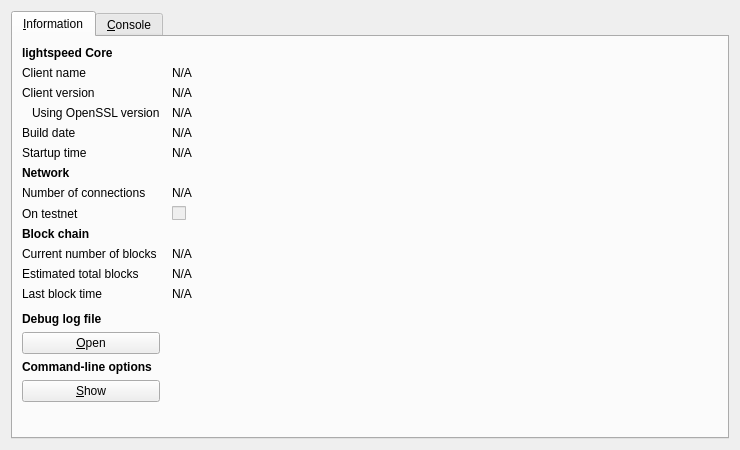
<?xml version="1.0" encoding="UTF-8"?>
<ui version="4.0">
 <class>RPCConsole</class>
 <widget class="QDialog" name="RPCConsole">
  <property name="geometry">
   <rect>
    <x>0</x>
    <y>0</y>
    <width>740</width>
    <height>450</height>
   </rect>
  </property>
  <property name="windowTitle">
   <string>lightspeed - Debug window</string>
  </property>
  <layout class="QVBoxLayout" name="verticalLayout_2">
   <item>
    <widget class="QTabWidget" name="tabWidget">
     <property name="currentIndex">
      <number>0</number>
     </property>
     <widget class="QWidget" name="tab_info">
      <attribute name="title">
       <string>&amp;Information</string>
      </attribute>
      <layout class="QGridLayout" name="gridLayout" columnstretch="0,1">
       <property name="horizontalSpacing">
        <number>12</number>
       </property>
       <item row="0" column="0">
        <widget class="QLabel" name="label_9">
         <property name="font">
          <font>
           <weight>75</weight>
           <bold>true</bold>
          </font>
         </property>
         <property name="text">
          <string>lightspeed Core</string>
         </property>
        </widget>
       </item>
       <item row="1" column="0">
        <widget class="QLabel" name="label_5">
         <property name="text">
          <string>Client name</string>
         </property>
        </widget>
       </item>
       <item row="1" column="1">
        <widget class="QLabel" name="clientName">
         <property name="cursor">
          <cursorShape>IBeamCursor</cursorShape>
         </property>
         <property name="text">
          <string>N/A</string>
         </property>
         <property name="textFormat">
          <enum>Qt::PlainText</enum>
         </property>
         <property name="textInteractionFlags">
          <set>Qt::LinksAccessibleByMouse|Qt::TextSelectableByKeyboard|Qt::TextSelectableByMouse</set>
         </property>
        </widget>
       </item>
       <item row="2" column="0">
        <widget class="QLabel" name="label_6">
         <property name="text">
          <string>Client version</string>
         </property>
        </widget>
       </item>
       <item row="2" column="1">
        <widget class="QLabel" name="clientVersion">
         <property name="cursor">
          <cursorShape>IBeamCursor</cursorShape>
         </property>
         <property name="text">
          <string>N/A</string>
         </property>
         <property name="textFormat">
          <enum>Qt::PlainText</enum>
         </property>
         <property name="textInteractionFlags">
          <set>Qt::LinksAccessibleByMouse|Qt::TextSelectableByKeyboard|Qt::TextSelectableByMouse</set>
         </property>
        </widget>
       </item>
       <item row="3" column="0">
        <widget class="QLabel" name="label_14">
         <property name="text">
          <string>Using OpenSSL version</string>
         </property>
         <property name="indent">
          <number>10</number>
         </property>
        </widget>
       </item>
       <item row="3" column="1">
        <widget class="QLabel" name="openSSLVersion">
         <property name="cursor">
          <cursorShape>IBeamCursor</cursorShape>
         </property>
         <property name="text">
          <string>N/A</string>
         </property>
         <property name="textFormat">
          <enum>Qt::PlainText</enum>
         </property>
         <property name="textInteractionFlags">
          <set>Qt::LinksAccessibleByMouse|Qt::TextSelectableByKeyboard|Qt::TextSelectableByMouse</set>
         </property>
        </widget>
       </item>
       <item row="4" column="0">
        <widget class="QLabel" name="label_12">
         <property name="text">
          <string>Build date</string>
         </property>
        </widget>
       </item>
       <item row="4" column="1">
        <widget class="QLabel" name="buildDate">
         <property name="cursor">
          <cursorShape>IBeamCursor</cursorShape>
         </property>
         <property name="text">
          <string>N/A</string>
         </property>
         <property name="textFormat">
          <enum>Qt::PlainText</enum>
         </property>
         <property name="textInteractionFlags">
          <set>Qt::LinksAccessibleByMouse|Qt::TextSelectableByKeyboard|Qt::TextSelectableByMouse</set>
         </property>
        </widget>
       </item>
       <item row="5" column="0">
        <widget class="QLabel" name="label_13">
         <property name="text">
          <string>Startup time</string>
         </property>
        </widget>
       </item>
       <item row="5" column="1">
        <widget class="QLabel" name="startupTime">
         <property name="cursor">
          <cursorShape>IBeamCursor</cursorShape>
         </property>
         <property name="text">
          <string>N/A</string>
         </property>
         <property name="textFormat">
          <enum>Qt::PlainText</enum>
         </property>
         <property name="textInteractionFlags">
          <set>Qt::LinksAccessibleByMouse|Qt::TextSelectableByKeyboard|Qt::TextSelectableByMouse</set>
         </property>
        </widget>
       </item>
       <item row="6" column="0">
        <widget class="QLabel" name="label_11">
         <property name="font">
          <font>
           <weight>75</weight>
           <bold>true</bold>
          </font>
         </property>
         <property name="text">
          <string>Network</string>
         </property>
        </widget>
       </item>
       <item row="7" column="0">
        <widget class="QLabel" name="label_7">
         <property name="text">
          <string>Number of connections</string>
         </property>
        </widget>
       </item>
       <item row="7" column="1">
        <widget class="QLabel" name="numberOfConnections">
         <property name="cursor">
          <cursorShape>IBeamCursor</cursorShape>
         </property>
         <property name="text">
          <string>N/A</string>
         </property>
         <property name="textFormat">
          <enum>Qt::PlainText</enum>
         </property>
         <property name="textInteractionFlags">
          <set>Qt::LinksAccessibleByMouse|Qt::TextSelectableByKeyboard|Qt::TextSelectableByMouse</set>
         </property>
        </widget>
       </item>
       <item row="8" column="0">
        <widget class="QLabel" name="label_8">
         <property name="text">
          <string>On testnet</string>
         </property>
        </widget>
       </item>
       <item row="8" column="1">
        <widget class="QCheckBox" name="isTestNet">
         <property name="enabled">
          <bool>false</bool>
         </property>
         <property name="text">
          <string/>
         </property>
        </widget>
       </item>
       <item row="9" column="0">
        <widget class="QLabel" name="label_10">
         <property name="font">
          <font>
           <weight>75</weight>
           <bold>true</bold>
          </font>
         </property>
         <property name="text">
          <string>Block chain</string>
         </property>
        </widget>
       </item>
       <item row="10" column="0">
        <widget class="QLabel" name="label_3">
         <property name="text">
          <string>Current number of blocks</string>
         </property>
        </widget>
       </item>
       <item row="10" column="1">
        <widget class="QLabel" name="numberOfBlocks">
         <property name="cursor">
          <cursorShape>IBeamCursor</cursorShape>
         </property>
         <property name="text">
          <string>N/A</string>
         </property>
         <property name="textFormat">
          <enum>Qt::PlainText</enum>
         </property>
         <property name="textInteractionFlags">
          <set>Qt::LinksAccessibleByMouse|Qt::TextSelectableByKeyboard|Qt::TextSelectableByMouse</set>
         </property>
        </widget>
       </item>
       <item row="11" column="0">
        <widget class="QLabel" name="label_4">
         <property name="text">
          <string>Estimated total blocks</string>
         </property>
        </widget>
       </item>
       <item row="11" column="1">
        <widget class="QLabel" name="totalBlocks">
         <property name="cursor">
          <cursorShape>IBeamCursor</cursorShape>
         </property>
         <property name="text">
          <string>N/A</string>
         </property>
         <property name="textFormat">
          <enum>Qt::PlainText</enum>
         </property>
         <property name="textInteractionFlags">
          <set>Qt::LinksAccessibleByMouse|Qt::TextSelectableByKeyboard|Qt::TextSelectableByMouse</set>
         </property>
        </widget>
       </item>
       <item row="12" column="0">
        <widget class="QLabel" name="label_2">
         <property name="text">
          <string>Last block time</string>
         </property>
        </widget>
       </item>
       <item row="12" column="1">
        <widget class="QLabel" name="lastBlockTime">
         <property name="cursor">
          <cursorShape>IBeamCursor</cursorShape>
         </property>
         <property name="text">
          <string>N/A</string>
         </property>
         <property name="textFormat">
          <enum>Qt::PlainText</enum>
         </property>
         <property name="textInteractionFlags">
          <set>Qt::LinksAccessibleByMouse|Qt::TextSelectableByKeyboard|Qt::TextSelectableByMouse</set>
         </property>
        </widget>
       </item>
       <item row="13" column="0">
        <spacer name="verticalSpacer_2">
         <property name="orientation">
          <enum>Qt::Vertical</enum>
         </property>
         <property name="sizeHint" stdset="0">
          <size>
           <width>20</width>
           <height>20</height>
          </size>
         </property>
        </spacer>
       </item>
       <item row="14" column="0">
        <widget class="QLabel" name="labelDebugLogfile">
         <property name="font">
          <font>
           <weight>75</weight>
           <bold>true</bold>
          </font>
         </property>
         <property name="text">
          <string>Debug log file</string>
         </property>
        </widget>
       </item>
       <item row="15" column="0">
        <widget class="QPushButton" name="openDebugLogfileButton">
         <property name="toolTip">
          <string>Open the lightspeed debug log file from the current data directory. This can take a few seconds for large log files.</string>
         </property>
         <property name="text">
          <string>&amp;Open</string>
         </property>
         <property name="autoDefault">
          <bool>false</bool>
         </property>
        </widget>
       </item>
       <item row="16" column="0">
        <widget class="QLabel" name="labelCLOptions">
         <property name="font">
          <font>
           <weight>75</weight>
           <bold>true</bold>
          </font>
         </property>
         <property name="text">
          <string>Command-line options</string>
         </property>
        </widget>
       </item>
       <item row="17" column="0">
        <widget class="QPushButton" name="showCLOptionsButton">
         <property name="toolTip">
          <string>Show the lightspeed-Qt help message to get a list with possible lightspeed command-line options.</string>
         </property>
         <property name="text">
          <string>&amp;Show</string>
         </property>
         <property name="autoDefault">
          <bool>false</bool>
         </property>
        </widget>
       </item>
       <item row="18" column="0">
        <spacer name="verticalSpacer">
         <property name="orientation">
          <enum>Qt::Vertical</enum>
         </property>
         <property name="sizeHint" stdset="0">
          <size>
           <width>20</width>
           <height>40</height>
          </size>
         </property>
        </spacer>
       </item>
      </layout>
     </widget>
     <widget class="QWidget" name="tab_console">
      <attribute name="title">
       <string>&amp;Console</string>
      </attribute>
      <layout class="QVBoxLayout" name="verticalLayout_3">
       <property name="spacing">
        <number>3</number>
       </property>
       <item>
        <widget class="QTextEdit" name="messagesWidget">
         <property name="minimumSize">
          <size>
           <width>0</width>
           <height>100</height>
          </size>
         </property>
         <property name="readOnly">
          <bool>true</bool>
         </property>
         <property name="tabKeyNavigation" stdset="0">
          <bool>false</bool>
         </property>
         <property name="columnCount" stdset="0">
          <number>2</number>
         </property>
        </widget>
       </item>
       <item>
        <layout class="QHBoxLayout" name="horizontalLayout">
         <property name="spacing">
          <number>3</number>
         </property>
         <item>
          <widget class="QLabel" name="label">
           <property name="text">
            <string notr="true">&gt;</string>
           </property>
          </widget>
         </item>
         <item>
          <widget class="QLineEdit" name="lineEdit"/>
         </item>
         <item>
          <widget class="QPushButton" name="clearButton">
           <property name="maximumSize">
            <size>
             <width>24</width>
             <height>24</height>
            </size>
           </property>
           <property name="toolTip">
            <string>Clear console</string>
           </property>
           <property name="text">
            <string/>
           </property>
           <property name="icon">
            <iconset resource="../lightspeed.qrc">
             <normaloff>:/icons/remove</normaloff>:/icons/remove</iconset>
           </property>
           <property name="shortcut">
            <string notr="true">Ctrl+L</string>
           </property>
           <property name="autoDefault">
            <bool>false</bool>
           </property>
          </widget>
         </item>
        </layout>
       </item>
      </layout>
     </widget>
    </widget>
   </item>
  </layout>
 </widget>
 <resources>
  <include location="../lightspeed.qrc"/>
 </resources>
 <connections/>
</ui>
